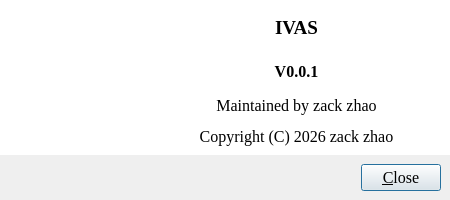
<?xml version="1.0" encoding="UTF-8"?>
<ui version="4.0">
 <class>Dialog</class>
 <widget class="QDialog" name="Dialog">
  <property name="geometry">
   <rect>
    <x>0</x>
    <y>0</y>
    <width>450</width>
    <height>200</height>
   </rect>
  </property>
  <property name="minimumSize">
   <size>
    <width>0</width>
    <height>200</height>
   </size>
  </property>
  <property name="maximumSize">
   <size>
    <width>500</width>
    <height>250</height>
   </size>
  </property>
  <property name="windowTitle">
   <string>About IVAS</string>
  </property>
  <layout class="QVBoxLayout" name="verticalLayout">
   <property name="spacing">
    <number>0</number>
   </property>
   <property name="leftMargin">
    <number>0</number>
   </property>
   <property name="topMargin">
    <number>0</number>
   </property>
   <property name="rightMargin">
    <number>0</number>
   </property>
   <property name="bottomMargin">
    <number>0</number>
   </property>
   <item>
    <widget class="QWidget" name="widget" native="true">
     <property name="minimumSize">
      <size>
       <width>0</width>
       <height>0</height>
      </size>
     </property>
     <layout class="QVBoxLayout" name="verticalLayout_3">
      <property name="spacing">
       <number>0</number>
      </property>
      <property name="leftMargin">
       <number>0</number>
      </property>
      <property name="topMargin">
       <number>0</number>
      </property>
      <property name="rightMargin">
       <number>0</number>
      </property>
      <property name="bottomMargin">
       <number>0</number>
      </property>
      <item>
       <widget class="QWidget" name="widget_2" native="true">
        <property name="minimumSize">
         <size>
          <width>0</width>
          <height>0</height>
         </size>
        </property>
        <property name="styleSheet">
         <string notr="true">background-color: rgb(255, 255, 255);</string>
        </property>
        <layout class="QHBoxLayout" name="horizontalLayout_2">
         <property name="leftMargin">
          <number>9</number>
         </property>
         <property name="topMargin">
          <number>9</number>
         </property>
         <property name="rightMargin">
          <number>9</number>
         </property>
         <property name="bottomMargin">
          <number>9</number>
         </property>
         <item>
          <widget class="QLabel" name="label">
           <property name="minimumSize">
            <size>
             <width>128</width>
             <height>128</height>
            </size>
           </property>
           <property name="maximumSize">
            <size>
             <width>137</width>
             <height>137</height>
            </size>
           </property>
           <property name="text">
            <string/>
           </property>
           <property name="pixmap">
            <pixmap resource="../icons.qrc">:/icon/logo/ivas.png</pixmap>
           </property>
           <property name="scaledContents">
            <bool>true</bool>
           </property>
           <property name="alignment">
            <set>Qt::AlignLeading|Qt::AlignLeft|Qt::AlignVCenter</set>
           </property>
           <property name="wordWrap">
            <bool>false</bool>
           </property>
          </widget>
         </item>
         <item>
          <widget class="QWidget" name="widget_3" native="true">
           <layout class="QVBoxLayout" name="verticalLayout_2">
            <property name="leftMargin">
             <number>0</number>
            </property>
            <property name="topMargin">
             <number>0</number>
            </property>
            <property name="rightMargin">
             <number>0</number>
            </property>
            <property name="bottomMargin">
             <number>0</number>
            </property>
            <item>
             <widget class="QLabel" name="label_3">
              <property name="maximumSize">
               <size>
                <width>16777215</width>
                <height>60</height>
               </size>
              </property>
              <property name="font">
               <font>
                <family>Times New Roman</family>
                <pointsize>32</pointsize>
                <weight>75</weight>
                <bold>true</bold>
               </font>
              </property>
              <property name="text">
               <string>&lt;html&gt;&lt;head/&gt;&lt;body&gt;&lt;p align=&quot;center&quot;&gt;&lt;span style=&quot; font-size:14pt;&quot;&gt;IVAS&lt;/span&gt;&lt;/p&gt;&lt;/body&gt;&lt;/html&gt;</string>
              </property>
              <property name="alignment">
               <set>Qt::AlignCenter</set>
              </property>
             </widget>
            </item>
            <item>
             <widget class="QLabel" name="label_version">
              <property name="minimumSize">
               <size>
                <width>0</width>
                <height>0</height>
               </size>
              </property>
              <property name="maximumSize">
               <size>
                <width>16777215</width>
                <height>16777215</height>
               </size>
              </property>
              <property name="font">
               <font>
                <family>Times New Roman</family>
                <pointsize>12</pointsize>
                <weight>75</weight>
                <bold>true</bold>
               </font>
              </property>
              <property name="statusTip">
               <string notr="true"/>
              </property>
              <property name="whatsThis">
               <string notr="true"/>
              </property>
              <property name="accessibleName">
               <string notr="true"/>
              </property>
              <property name="accessibleDescription">
               <string notr="true"/>
              </property>
              <property name="autoFillBackground">
               <bool>false</bool>
              </property>
              <property name="text">
               <string notr="true">&lt;html&gt;&lt;head/&gt;&lt;body&gt;&lt;p&gt;&lt;span style=&quot; font-size:12pt;&quot;&gt;V0.0.1&lt;/span&gt;&lt;/p&gt;&lt;/body&gt;&lt;/html&gt;</string>
              </property>
              <property name="alignment">
               <set>Qt::AlignCenter</set>
              </property>
              <property name="openExternalLinks">
               <bool>false</bool>
              </property>
             </widget>
            </item>
            <item>
             <widget class="QLabel" name="label_5">
              <property name="font">
               <font>
                <family>Times New Roman</family>
                <pointsize>18</pointsize>
               </font>
              </property>
              <property name="text">
               <string>&lt;html&gt;&lt;head/&gt;&lt;body&gt;&lt;p align=&quot;center&quot;&gt;&lt;span style=&quot; font-size:12pt;&quot;&gt;Maintained by zack zhao&lt;/span&gt;&lt;/p&gt;&lt;p align=&quot;center&quot;&gt;&lt;span style=&quot; font-size:12pt;&quot;&gt;Copyright (C) 2026 zack zhao&lt;/span&gt;&lt;/p&gt;&lt;/body&gt;&lt;/html&gt;</string>
              </property>
              <property name="alignment">
               <set>Qt::AlignBottom|Qt::AlignLeading|Qt::AlignLeft</set>
              </property>
              <property name="openExternalLinks">
               <bool>true</bool>
              </property>
             </widget>
            </item>
           </layout>
          </widget>
         </item>
        </layout>
       </widget>
      </item>
      <item>
       <widget class="QWidget" name="widget_4" native="true">
        <property name="minimumSize">
         <size>
          <width>0</width>
          <height>0</height>
         </size>
        </property>
        <property name="maximumSize">
         <size>
          <width>16777215</width>
          <height>45</height>
         </size>
        </property>
        <layout class="QHBoxLayout" name="horizontalLayout">
         <property name="leftMargin">
          <number>9</number>
         </property>
         <property name="topMargin">
          <number>9</number>
         </property>
         <property name="rightMargin">
          <number>9</number>
         </property>
         <property name="bottomMargin">
          <number>9</number>
         </property>
         <item>
          <spacer name="horizontalSpacer">
           <property name="orientation">
            <enum>Qt::Horizontal</enum>
           </property>
           <property name="sizeHint" stdset="0">
            <size>
             <width>40</width>
             <height>20</height>
            </size>
           </property>
          </spacer>
         </item>
         <item>
          <widget class="QPushButton" name="pushButton_close">
           <property name="font">
            <font>
             <family>Times New Roman</family>
             <pointsize>12</pointsize>
             <weight>50</weight>
             <italic>false</italic>
             <bold>false</bold>
            </font>
           </property>
           <property name="text">
            <string>&amp;Close</string>
           </property>
          </widget>
         </item>
        </layout>
       </widget>
      </item>
     </layout>
    </widget>
   </item>
  </layout>
 </widget>
 <resources>
  <include location="../icons.qrc"/>
 </resources>
 <connections/>
</ui>
